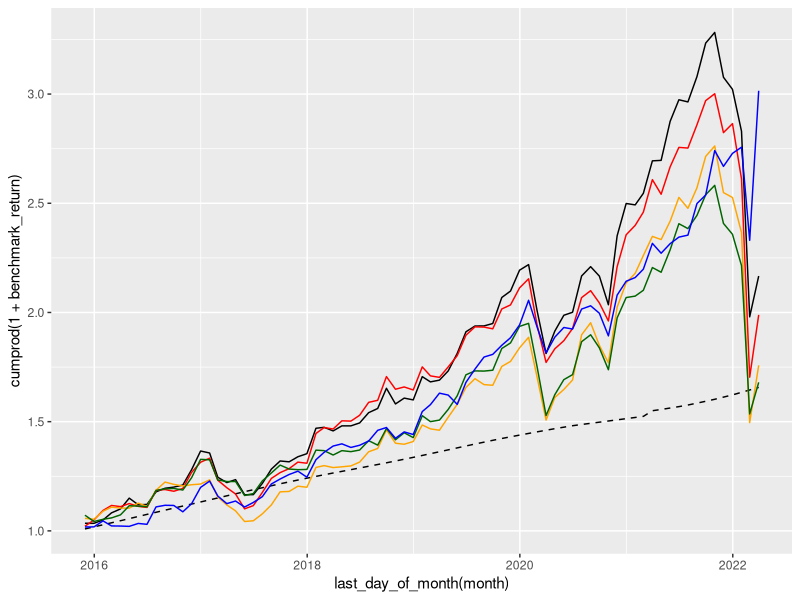

Write R code to recreate this figure.
library(dplyr)
library(readr)
library(ggplot2)
library(tidyr)
library(lubridate)

as_of_join <- function(x, y, by_column="date") {
  
  x_dates <- x %>% select(all_of(by_column))
  y_dates <- y %>% select(all_of(by_column))
  all_dates <- x_dates %>% 
    union(y_dates) %>% 
    arrange(!!rlang::sym("date"))
  
  y <- y %>% 
    arrange(!!rlang::sym("date"))
  
  y_without_gaps <- all_dates %>% 
    left_join(y, by = by_column) %>% 
    fill(!all_of(by_column), .direction="down")
  
  x %>% 
    left_join(y_without_gaps, by=by_column)
}

first_day_of_month <- function(x) {
  make_date(year(x), month(x), 1)
}

last_day_of_month <- function(x) {
  make_date(year(x), month(x), days_in_month(x))
}

sortino_ratio <- function(excess_returns, min_acceptable_return = 0) {
  
  mean_return_above_threshold <- mean(excess_returns - min_acceptable_return)
  
  returns_below_threshold <- pmin(0, excess_returns - min_acceptable_return)
  
  downside_deviation <- sd(returns_below_threshold)
  
  mean_return_above_threshold / downside_deviation
}

moex_index <- read_csv("moex_index.csv")
total_return_gross_index <- read_csv("total_return_gross_index.csv")

risk_free <- read_tsv("cbr_key_rate.txt")

red <- read_csv("red_share_price.txt")

green <- read_csv("green_share_price.txt")

yellow <- read_csv("yellow_share_price.txt")

personal <- read_csv("personal_share_price.txt")


green_returns <- green %>% 
  mutate(month = first_day_of_month(date)) %>% 
  filter(month != lead(month, default=first(month))) %>% 
  mutate(green_return = green_share_price / lag(green_share_price) - 1) %>% 
  filter(!is.na(green_return)) %>% 
  select(month, green_return)

red_returns <- red %>% 
  mutate(month = first_day_of_month(date)) %>% 
  filter(month != lead(month, default=first(month))) %>% 
  mutate(red_return = red_share_price / lag(red_share_price) - 1) %>% 
  filter(!is.na(red_return)) %>% 
  select(month, red_return)

yellow_returns <- yellow %>% 
  mutate(month = first_day_of_month(date)) %>% 
  filter(month != lead(month, default=first(month))) %>% 
  mutate(yellow_return = yellow_share_price / lag(yellow_share_price) - 1) %>% 
  filter(!is.na(yellow_return)) %>% 
  select(month, yellow_return)

personal_returns <- personal %>% 
  mutate(personal_return = personal_share_price / lag(personal_share_price) - 1) %>% 
  select(-personal_share_price) %>% 
  filter(!is.na(personal_return))

benchmark_returns <- total_return_gross_index %>%
  as_of_join(risk_free) %>% 
  mutate(
    risk_free_return = lag(cbr_rate) * (as.numeric(date - lag(date), "days")) / 365
  ) %>% 
  mutate(month = first_day_of_month(date)) %>% 
  select(-date) %>% 
  inner_join(
    moex_index %>% 
      mutate(month = first_day_of_month(date)) %>% 
      select(-date),
  ) %>% 
  mutate(
    moex_return = moex_index / lag(moex_index) - 1,
    total_gross_return = total_return_gross_index / lag(total_return_gross_index) - 1,
    div_yield = total_gross_return - moex_return,
    div_yield_less_tax = (1 - 0.13) * div_yield,
    benchmark_return = moex_return + div_yield_less_tax
  ) %>% 
  select(month, benchmark_return, risk_free_return) %>% 
  filter(!is.na(benchmark_return), !is.na(risk_free_return))

all_returns <- benchmark_returns %>% 
  inner_join(red_returns) %>% 
  inner_join(yellow_returns) %>% 
  inner_join(green_returns) %>% 
  inner_join(personal_returns) %>% 
  mutate(
    benchmark_excess_return = benchmark_return - risk_free_return,
    red_excess_return = red_return - risk_free_return,
    yellow_excess_return = yellow_return - risk_free_return,
    green_excess_return = green_return - risk_free_return,
    personal_excess_return = personal_return - risk_free_return
  )

all_returns %>% 
  ggplot(aes(x = last_day_of_month(month))) +
  geom_line(aes(y = cumprod(1 + benchmark_return)), color="black") +
  geom_line(aes(y = cumprod(1 + risk_free_return)), color="black", linetype="dashed") +
  geom_line(aes(y = cumprod(1 + red_return)), color="red") +
  geom_line(aes(y = cumprod(1 + yellow_return)), color="orange") +
  geom_line(aes(y = cumprod(1 + green_return)), color="darkgreen") +
  geom_line(aes(y = cumprod(1 + personal_return)), color="blue")

all_returns %>% 
  lm(green_excess_return ~ benchmark_excess_return, data=.) %>% 
  summary()

all_returns %>% 
  lm(yellow_excess_return ~ benchmark_excess_return, data=.) %>% 
  summary()

all_returns %>% 
  lm(red_excess_return ~ benchmark_excess_return, data=.) %>% 
  summary()

all_returns %>% 
  lm(personal_excess_return ~ benchmark_excess_return, data=.) %>% 
  summary()

all_returns %>% 
  summarise(
    benchmark_sharpe =  mean(benchmark_excess_return) / sd(benchmark_excess_return) * sqrt(12),
    red_sharpe = mean(red_excess_return) / sd(red_excess_return) * sqrt(12),
    yellow_sharpe = mean(yellow_excess_return) / sd(yellow_excess_return) * sqrt(12),
    green_sharpe = mean(green_excess_return) / sd(green_excess_return) * sqrt(12),
    personal_sharpe = mean(personal_excess_return) / sd(personal_excess_return) * sqrt(12)
  )

all_returns %>% 
  summarise(
    benchmark_sortino = sortino_ratio(benchmark_excess_return, 0) * sqrt(12),
    red_sortino = sortino_ratio(red_excess_return, 0) * sqrt(12),
    yellow_sortino = sortino_ratio(yellow_excess_return, 0) * sqrt(12),
    green_sortino = sortino_ratio(green_excess_return, 0) * sqrt(12),
    personal_sortino = sortino_ratio(personal_excess_return, 0) * sqrt(12)
  )

fund_growth <- all_returns %>% 
  transmute(
    date = last_day_of_month(month),
    benchmark_growth = cumprod(1 + benchmark_return),
    risk_free_growth = cumprod(1 + risk_free_return),
    personal_growth = cumprod(1 + personal_return),
    green_growth = cumprod(1 + green_return),
    yellow_growth = cumprod(1 + yellow_return),
    red_growth = cumprod(1 + red_return)
  ) %>% 
  bind_rows(
    tibble(
      date = as.Date('2015-10-31'),
      benchmark_growth = 1,
      risk_free_growth = 1,
      personal_growth = 1,
      green_growth = 1,
      yellow_growth = 1,
      red_growth = 1
    )
  ) %>% 
  arrange(date)

fund_growth %>% 
  write_csv("fund_growth.csv")

all_returns %>% 
  transmute(
    month = month,
    benchmark_excess_return = 100 * benchmark_excess_return,
    personal_excess_return = 100 * personal_excess_return,
    red_excess_return = 100 * red_excess_return,
    yellow_excess_return = 100 * yellow_excess_return,
    green_excess_return = 100 * green_excess_return
  ) %>% 
  write_csv("fund_excess_return.csv")

all_returns %>% 
  transmute(
    date = last_day_of_month(month),
    benchmark_growth = cumprod(1 + benchmark_return),
    risk_free_growth = cumprod(1 + risk_free_return),
    personal_growth = cumprod(1 + personal_return),
    green_growth = cumprod(1 + green_return),
    yellow_growth = cumprod(1 + yellow_return),
    red_growth = cumprod(1 + red_return)
  ) %>% tail()

ru_factor_returns <- read_csv("ru_factors_data.csv") %>% 
  pivot_wider(names_from="factor", values_from="return")

all_returns %>% 
  inner_join(ru_factor_returns, by="month") %>% 
  lm(personal_excess_return ~ benchmark_excess_return + soe_ru, data=.) %>% 
  summary()
